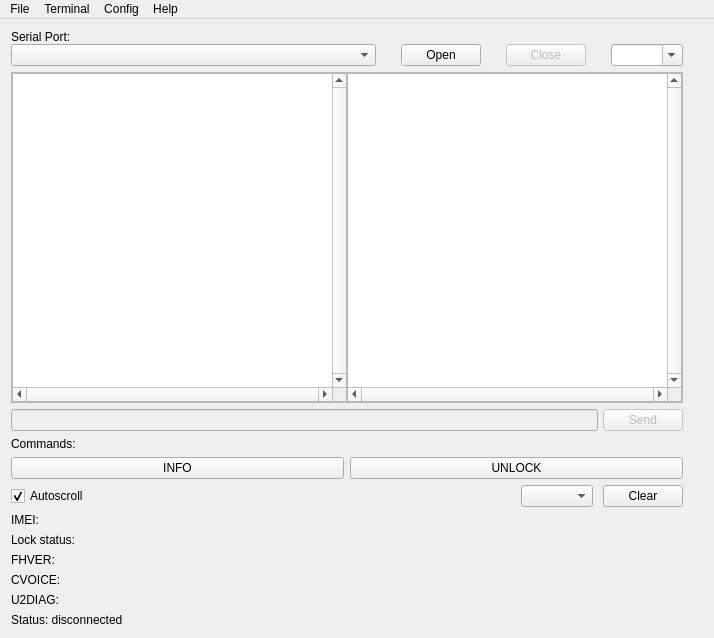
<?xml version="1.0" encoding="UTF-8"?>
<ui version="4.0">
 <class>MainWindow</class>
 <widget class="QMainWindow" name="MainWindow">
  <property name="geometry">
   <rect>
    <x>0</x>
    <y>0</y>
    <width>714</width>
    <height>638</height>
   </rect>
  </property>
  <property name="sizePolicy">
   <sizepolicy hsizetype="Preferred" vsizetype="Preferred">
    <horstretch>0</horstretch>
    <verstretch>0</verstretch>
   </sizepolicy>
  </property>
  <property name="minimumSize">
   <size>
    <width>640</width>
    <height>380</height>
   </size>
  </property>
  <property name="windowTitle">
   <string>SUSTerm</string>
  </property>
  <property name="locale">
   <locale language="English" country="UnitedStates"/>
  </property>
  <widget class="QWidget" name="centralWidget">
   <property name="sizePolicy">
    <sizepolicy hsizetype="Maximum" vsizetype="Maximum">
     <horstretch>0</horstretch>
     <verstretch>0</verstretch>
    </sizepolicy>
   </property>
   <property name="minimumSize">
    <size>
     <width>600</width>
     <height>360</height>
    </size>
   </property>
   <layout class="QGridLayout" name="gridLayout_5">
    <item row="0" column="0">
     <layout class="QGridLayout" name="gridLayout">
      <property name="horizontalSpacing">
       <number>25</number>
      </property>
      <property name="verticalSpacing">
       <number>0</number>
      </property>
      <item row="3" column="5">
       <widget class="QPushButton" name="pushButton_close">
        <property name="enabled">
         <bool>false</bool>
        </property>
        <property name="sizePolicy">
         <sizepolicy hsizetype="Fixed" vsizetype="Fixed">
          <horstretch>0</horstretch>
          <verstretch>0</verstretch>
         </sizepolicy>
        </property>
        <property name="locale">
         <locale language="English" country="UnitedStates"/>
        </property>
        <property name="text">
         <string>Close</string>
        </property>
       </widget>
      </item>
      <item row="3" column="4">
       <widget class="QPushButton" name="pushButton_open">
        <property name="sizePolicy">
         <sizepolicy hsizetype="Fixed" vsizetype="Fixed">
          <horstretch>0</horstretch>
          <verstretch>0</verstretch>
         </sizepolicy>
        </property>
        <property name="locale">
         <locale language="English" country="UnitedStates"/>
        </property>
        <property name="text">
         <string>Open</string>
        </property>
       </widget>
      </item>
      <item row="0" column="0">
       <widget class="QLabel" name="label_serialPort">
        <property name="sizePolicy">
         <sizepolicy hsizetype="Fixed" vsizetype="Fixed">
          <horstretch>0</horstretch>
          <verstretch>0</verstretch>
         </sizepolicy>
        </property>
        <property name="layoutDirection">
         <enum>Qt::LeftToRight</enum>
        </property>
        <property name="locale">
         <locale language="English" country="UnitedStates"/>
        </property>
        <property name="text">
         <string>Serial Port:</string>
        </property>
        <property name="alignment">
         <set>Qt::AlignLeading|Qt::AlignLeft|Qt::AlignVCenter</set>
        </property>
       </widget>
      </item>
      <item row="3" column="6">
       <widget class="QComboBox" name="comboBox_bauds">
        <property name="sizePolicy">
         <sizepolicy hsizetype="Fixed" vsizetype="Fixed">
          <horstretch>0</horstretch>
          <verstretch>0</verstretch>
         </sizepolicy>
        </property>
        <property name="layoutDirection">
         <enum>Qt::LeftToRight</enum>
        </property>
        <property name="editable">
         <bool>true</bool>
        </property>
        <property name="currentText">
         <string/>
        </property>
        <property name="maxVisibleItems">
         <number>10</number>
        </property>
        <property name="sizeAdjustPolicy">
         <enum>QComboBox::AdjustToContents</enum>
        </property>
       </widget>
      </item>
      <item row="3" column="0" colspan="2">
       <widget class="QComboBox" name="comboBox_SerialPort">
        <property name="enabled">
         <bool>true</bool>
        </property>
        <property name="sizePolicy">
         <sizepolicy hsizetype="Preferred" vsizetype="Fixed">
          <horstretch>0</horstretch>
          <verstretch>0</verstretch>
         </sizepolicy>
        </property>
        <property name="toolTip">
         <string/>
        </property>
        <property name="layoutDirection">
         <enum>Qt::LeftToRight</enum>
        </property>
        <property name="locale">
         <locale language="English" country="UnitedStates"/>
        </property>
        <property name="editable">
         <bool>false</bool>
        </property>
        <property name="currentText">
         <string/>
        </property>
        <property name="insertPolicy">
         <enum>QComboBox::InsertAlphabetically</enum>
        </property>
        <property name="sizeAdjustPolicy">
         <enum>QComboBox::AdjustToContents</enum>
        </property>
       </widget>
      </item>
     </layout>
    </item>
    <item row="4" column="0">
     <layout class="QHBoxLayout" name="horizontalLayout_4">
      <property name="spacing">
       <number>10</number>
      </property>
      <item>
       <widget class="QCheckBox" name="checkBox_autoScroll">
        <property name="sizePolicy">
         <sizepolicy hsizetype="Fixed" vsizetype="Fixed">
          <horstretch>0</horstretch>
          <verstretch>0</verstretch>
         </sizepolicy>
        </property>
        <property name="layoutDirection">
         <enum>Qt::LeftToRight</enum>
        </property>
        <property name="text">
         <string>Autoscroll</string>
        </property>
        <property name="checked">
         <bool>true</bool>
        </property>
       </widget>
      </item>
      <item>
       <spacer name="horizontalSpacer">
        <property name="orientation">
         <enum>Qt::Horizontal</enum>
        </property>
        <property name="sizeType">
         <enum>QSizePolicy::Expanding</enum>
        </property>
        <property name="sizeHint" stdset="0">
         <size>
          <width>180</width>
          <height>20</height>
         </size>
        </property>
       </spacer>
      </item>
      <item>
       <widget class="QComboBox" name="comboBox_EOL">
        <property name="sizePolicy">
         <sizepolicy hsizetype="Fixed" vsizetype="Fixed">
          <horstretch>0</horstretch>
          <verstretch>0</verstretch>
         </sizepolicy>
        </property>
        <property name="minimumSize">
         <size>
          <width>0</width>
          <height>0</height>
         </size>
        </property>
        <property name="layoutDirection">
         <enum>Qt::LeftToRight</enum>
        </property>
        <property name="autoFillBackground">
         <bool>false</bool>
        </property>
        <property name="editable">
         <bool>false</bool>
        </property>
        <property name="currentText">
         <string/>
        </property>
        <property name="maxVisibleItems">
         <number>10</number>
        </property>
        <property name="sizeAdjustPolicy">
         <enum>QComboBox::AdjustToContents</enum>
        </property>
       </widget>
      </item>
      <item>
       <widget class="QPushButton" name="pushButton_clear">
        <property name="enabled">
         <bool>true</bool>
        </property>
        <property name="sizePolicy">
         <sizepolicy hsizetype="Fixed" vsizetype="Fixed">
          <horstretch>0</horstretch>
          <verstretch>0</verstretch>
         </sizepolicy>
        </property>
        <property name="layoutDirection">
         <enum>Qt::RightToLeft</enum>
        </property>
        <property name="text">
         <string>Clear</string>
        </property>
       </widget>
      </item>
     </layout>
    </item>
    <item row="6" column="0">
     <widget class="QLabel" name="label_status">
      <property name="sizePolicy">
       <sizepolicy hsizetype="Expanding" vsizetype="Preferred">
        <horstretch>0</horstretch>
        <verstretch>0</verstretch>
       </sizepolicy>
      </property>
      <property name="layoutDirection">
       <enum>Qt::LeftToRight</enum>
      </property>
      <property name="text">
       <string>&lt;html&gt;&lt;head/&gt;&lt;body&gt;&lt;p&gt;Status: disconnected&lt;/p&gt;&lt;/body&gt;&lt;/html&gt;</string>
      </property>
      <property name="alignment">
       <set>Qt::AlignLeading|Qt::AlignLeft|Qt::AlignVCenter</set>
      </property>
     </widget>
    </item>
    <item row="5" column="0">
     <layout class="QGridLayout" name="gridLayout_4">
      <item row="0" column="0">
       <widget class="QLabel" name="label_imei">
        <property name="text">
         <string>IMEI:</string>
        </property>
       </widget>
      </item>
      <item row="4" column="0">
       <widget class="QLabel" name="label_u2diag">
        <property name="text">
         <string>U2DIAG:</string>
        </property>
       </widget>
      </item>
      <item row="2" column="0">
       <widget class="QLabel" name="label_fhver">
        <property name="text">
         <string>FHVER:</string>
        </property>
       </widget>
      </item>
      <item row="3" column="0">
       <widget class="QLabel" name="label_cvoice">
        <property name="text">
         <string>CVOICE:</string>
        </property>
       </widget>
      </item>
      <item row="1" column="0">
       <widget class="QLabel" name="label_lockstatus">
        <property name="text">
         <string>Lock status:</string>
        </property>
       </widget>
      </item>
     </layout>
    </item>
    <item row="1" column="0">
     <widget class="QScrollArea" name="scrollArea">
      <property name="sizePolicy">
       <sizepolicy hsizetype="Expanding" vsizetype="Expanding">
        <horstretch>0</horstretch>
        <verstretch>0</verstretch>
       </sizepolicy>
      </property>
      <property name="autoFillBackground">
       <bool>false</bool>
      </property>
      <property name="locale">
       <locale language="English" country="UnitedStates"/>
      </property>
      <property name="lineWidth">
       <number>0</number>
      </property>
      <property name="horizontalScrollBarPolicy">
       <enum>Qt::ScrollBarAsNeeded</enum>
      </property>
      <property name="sizeAdjustPolicy">
       <enum>QAbstractScrollArea::AdjustToContents</enum>
      </property>
      <property name="widgetResizable">
       <bool>true</bool>
      </property>
      <property name="alignment">
       <set>Qt::AlignCenter</set>
      </property>
      <widget class="QWidget" name="scrollAreaWidgetContents">
       <property name="geometry">
        <rect>
         <x>0</x>
         <y>0</y>
         <width>672</width>
         <height>236</height>
        </rect>
       </property>
       <property name="sizePolicy">
        <sizepolicy hsizetype="Expanding" vsizetype="Expanding">
         <horstretch>0</horstretch>
         <verstretch>0</verstretch>
        </sizepolicy>
       </property>
       <layout class="QHBoxLayout" name="horizontalLayout_5">
        <property name="leftMargin">
         <number>0</number>
        </property>
        <property name="topMargin">
         <number>0</number>
        </property>
        <property name="rightMargin">
         <number>0</number>
        </property>
        <property name="bottomMargin">
         <number>0</number>
        </property>
        <item>
         <layout class="QHBoxLayout" name="horizontalLayout_6">
          <property name="spacing">
           <number>0</number>
          </property>
          <item>
           <layout class="QHBoxLayout" name="horizontalLayout"/>
          </item>
          <item>
           <widget class="QTextBrowser" name="textBrowser_serial_0">
            <property name="sizePolicy">
             <sizepolicy hsizetype="Expanding" vsizetype="Expanding">
              <horstretch>0</horstretch>
              <verstretch>0</verstretch>
             </sizepolicy>
            </property>
            <property name="font">
             <font>
              <family>MS Shell Dlg 2</family>
              <weight>50</weight>
              <italic>false</italic>
              <bold>false</bold>
              <underline>false</underline>
              <strikeout>false</strikeout>
              <stylestrategy>PreferDefault</stylestrategy>
              <kerning>false</kerning>
             </font>
            </property>
            <property name="inputMethodHints">
             <set>Qt::ImhMultiLine</set>
            </property>
            <property name="verticalScrollBarPolicy">
             <enum>Qt::ScrollBarAlwaysOn</enum>
            </property>
            <property name="horizontalScrollBarPolicy">
             <enum>Qt::ScrollBarAlwaysOn</enum>
            </property>
            <property name="sizeAdjustPolicy">
             <enum>QAbstractScrollArea::AdjustIgnored</enum>
            </property>
            <property name="lineWrapMode">
             <enum>QTextEdit::NoWrap</enum>
            </property>
            <property name="readOnly">
             <bool>true</bool>
            </property>
            <property name="html">
             <string>&lt;!DOCTYPE HTML PUBLIC &quot;-//W3C//DTD HTML 4.0//EN&quot; &quot;http://www.w3.org/TR/REC-html40/strict.dtd&quot;&gt;
&lt;html&gt;&lt;head&gt;&lt;meta name=&quot;qrichtext&quot; content=&quot;1&quot; /&gt;&lt;style type=&quot;text/css&quot;&gt;
p, li { white-space: pre-wrap; }
&lt;/style&gt;&lt;/head&gt;&lt;body style=&quot; font-family:'MS Shell Dlg 2'; font-size:10pt; font-weight:400; font-style:normal;&quot;&gt;
&lt;p style=&quot;-qt-paragraph-type:empty; margin-top:0px; margin-bottom:0px; margin-left:0px; margin-right:0px; -qt-block-indent:0; text-indent:0px; font-size:11pt;&quot;&gt;&lt;br /&gt;&lt;/p&gt;&lt;/body&gt;&lt;/html&gt;</string>
            </property>
            <property name="acceptRichText">
             <bool>true</bool>
            </property>
            <property name="textInteractionFlags">
             <set>Qt::TextSelectableByMouse</set>
            </property>
            <property name="placeholderText">
             <string notr="true"/>
            </property>
            <property name="openLinks">
             <bool>true</bool>
            </property>
           </widget>
          </item>
          <item>
           <widget class="QTextBrowser" name="textBrowser_serial_1">
            <property name="enabled">
             <bool>true</bool>
            </property>
            <property name="sizePolicy">
             <sizepolicy hsizetype="Expanding" vsizetype="Expanding">
              <horstretch>0</horstretch>
              <verstretch>0</verstretch>
             </sizepolicy>
            </property>
            <property name="minimumSize">
             <size>
              <width>0</width>
              <height>0</height>
             </size>
            </property>
            <property name="font">
             <font>
              <family>MS Shell Dlg 2</family>
              <weight>50</weight>
              <italic>false</italic>
              <bold>false</bold>
              <underline>false</underline>
              <strikeout>false</strikeout>
              <stylestrategy>PreferDefault</stylestrategy>
              <kerning>false</kerning>
             </font>
            </property>
            <property name="toolTip">
             <string/>
            </property>
            <property name="layoutDirection">
             <enum>Qt::LeftToRight</enum>
            </property>
            <property name="autoFillBackground">
             <bool>false</bool>
            </property>
            <property name="inputMethodHints">
             <set>Qt::ImhMultiLine</set>
            </property>
            <property name="frameShape">
             <enum>QFrame::StyledPanel</enum>
            </property>
            <property name="lineWidth">
             <number>1</number>
            </property>
            <property name="midLineWidth">
             <number>0</number>
            </property>
            <property name="verticalScrollBarPolicy">
             <enum>Qt::ScrollBarAlwaysOn</enum>
            </property>
            <property name="horizontalScrollBarPolicy">
             <enum>Qt::ScrollBarAlwaysOn</enum>
            </property>
            <property name="sizeAdjustPolicy">
             <enum>QAbstractScrollArea::AdjustIgnored</enum>
            </property>
            <property name="lineWrapMode">
             <enum>QTextEdit::NoWrap</enum>
            </property>
            <property name="acceptRichText">
             <bool>true</bool>
            </property>
            <property name="textInteractionFlags">
             <set>Qt::TextSelectableByMouse</set>
            </property>
            <property name="placeholderText">
             <string notr="true"/>
            </property>
           </widget>
          </item>
         </layout>
        </item>
       </layout>
      </widget>
     </widget>
    </item>
    <item row="3" column="0">
     <layout class="QGridLayout" name="gridLayout_2">
      <item row="1" column="0">
       <widget class="QLabel" name="label">
        <property name="text">
         <string>Commands:</string>
        </property>
       </widget>
      </item>
      <item row="2" column="0">
       <widget class="QPushButton" name="pushButton_allinfo">
        <property name="text">
         <string>INFO</string>
        </property>
       </widget>
      </item>
      <item row="2" column="1">
       <widget class="QPushButton" name="pushButton_unlock">
        <property name="text">
         <string>UNLOCK</string>
        </property>
       </widget>
      </item>
     </layout>
    </item>
    <item row="6" column="1">
     <spacer name="verticalSpacer_2">
      <property name="orientation">
       <enum>Qt::Vertical</enum>
      </property>
      <property name="sizeType">
       <enum>QSizePolicy::Fixed</enum>
      </property>
      <property name="sizeHint" stdset="0">
       <size>
        <width>20</width>
        <height>7</height>
       </size>
      </property>
     </spacer>
    </item>
    <item row="2" column="0">
     <layout class="QHBoxLayout" name="horizontalLayout_3">
      <property name="spacing">
       <number>5</number>
      </property>
      <item>
       <widget class="QLineEdit" name="lineEdit_toSend">
        <property name="enabled">
         <bool>false</bool>
        </property>
        <property name="sizePolicy">
         <sizepolicy hsizetype="Expanding" vsizetype="Fixed">
          <horstretch>0</horstretch>
          <verstretch>0</verstretch>
         </sizepolicy>
        </property>
        <property name="minimumSize">
         <size>
          <width>0</width>
          <height>0</height>
         </size>
        </property>
        <property name="sizeIncrement">
         <size>
          <width>0</width>
          <height>0</height>
         </size>
        </property>
        <property name="locale">
         <locale language="English" country="UnitedStates"/>
        </property>
        <property name="alignment">
         <set>Qt::AlignLeading|Qt::AlignLeft|Qt::AlignVCenter</set>
        </property>
       </widget>
      </item>
      <item>
       <widget class="QPushButton" name="pushButton_send">
        <property name="enabled">
         <bool>false</bool>
        </property>
        <property name="sizePolicy">
         <sizepolicy hsizetype="Fixed" vsizetype="Fixed">
          <horstretch>0</horstretch>
          <verstretch>0</verstretch>
         </sizepolicy>
        </property>
        <property name="minimumSize">
         <size>
          <width>0</width>
          <height>0</height>
         </size>
        </property>
        <property name="sizeIncrement">
         <size>
          <width>0</width>
          <height>0</height>
         </size>
        </property>
        <property name="layoutDirection">
         <enum>Qt::LeftToRight</enum>
        </property>
        <property name="locale">
         <locale language="English" country="UnitedStates"/>
        </property>
        <property name="text">
         <string>Send</string>
        </property>
       </widget>
      </item>
     </layout>
    </item>
   </layout>
  </widget>
  <widget class="QMenuBar" name="menuBar">
   <property name="geometry">
    <rect>
     <x>0</x>
     <y>0</y>
     <width>714</width>
     <height>30</height>
    </rect>
   </property>
   <widget class="QMenu" name="menuFile">
    <property name="title">
     <string>File</string>
    </property>
    <addaction name="actionExit"/>
   </widget>
   <widget class="QMenu" name="menuConfig">
    <property name="title">
     <string>Config</string>
    </property>
    <addaction name="actionEnable_Disable_Timestamp"/>
    <addaction name="action_Timestamp_with_ms"/>
   </widget>
   <widget class="QMenu" name="menuHelp">
    <property name="title">
     <string>Help</string>
    </property>
    <addaction name="actionAbout"/>
   </widget>
   <widget class="QMenu" name="menuTerminal">
    <property name="title">
     <string>Terminal</string>
    </property>
    <addaction name="actionASCII_Terminal"/>
    <addaction name="actionHEX_Terminal"/>
    <addaction name="actionBoth_ASCII_HEX_Terminals"/>
   </widget>
   <addaction name="menuFile"/>
   <addaction name="menuTerminal"/>
   <addaction name="menuConfig"/>
   <addaction name="menuHelp"/>
  </widget>
  <action name="actionEnable_Disable_Timestamp">
   <property name="checkable">
    <bool>true</bool>
   </property>
   <property name="text">
    <string>Enable/Disable Timestamp</string>
   </property>
  </action>
  <action name="action_Timestamp_with_ms">
   <property name="checkable">
    <bool>true</bool>
   </property>
   <property name="enabled">
    <bool>false</bool>
   </property>
   <property name="text">
    <string>    Timestamp with ms</string>
   </property>
  </action>
  <action name="actionExit">
   <property name="text">
    <string>Exit</string>
   </property>
  </action>
  <action name="actionAbout">
   <property name="text">
    <string>About</string>
   </property>
  </action>
  <action name="actionHEX_Terminal">
   <property name="checkable">
    <bool>true</bool>
   </property>
   <property name="text">
    <string>HEX Terminal</string>
   </property>
  </action>
  <action name="actionBoth_ASCII_HEX_Terminals">
   <property name="checkable">
    <bool>true</bool>
   </property>
   <property name="text">
    <string>Both ASCII-HEX Terminals</string>
   </property>
  </action>
  <action name="actionASCII_Terminal">
   <property name="checkable">
    <bool>true</bool>
   </property>
   <property name="checked">
    <bool>true</bool>
   </property>
   <property name="enabled">
    <bool>false</bool>
   </property>
   <property name="text">
    <string>ASCII Terminal</string>
   </property>
  </action>
 </widget>
 <layoutdefault spacing="6" margin="11"/>
 <tabstops>
  <tabstop>comboBox_SerialPort</tabstop>
  <tabstop>pushButton_open</tabstop>
  <tabstop>pushButton_close</tabstop>
  <tabstop>lineEdit_toSend</tabstop>
  <tabstop>pushButton_send</tabstop>
  <tabstop>scrollArea</tabstop>
  <tabstop>checkBox_autoScroll</tabstop>
  <tabstop>comboBox_EOL</tabstop>
  <tabstop>pushButton_clear</tabstop>
 </tabstops>
 <resources/>
 <connections/>
</ui>
